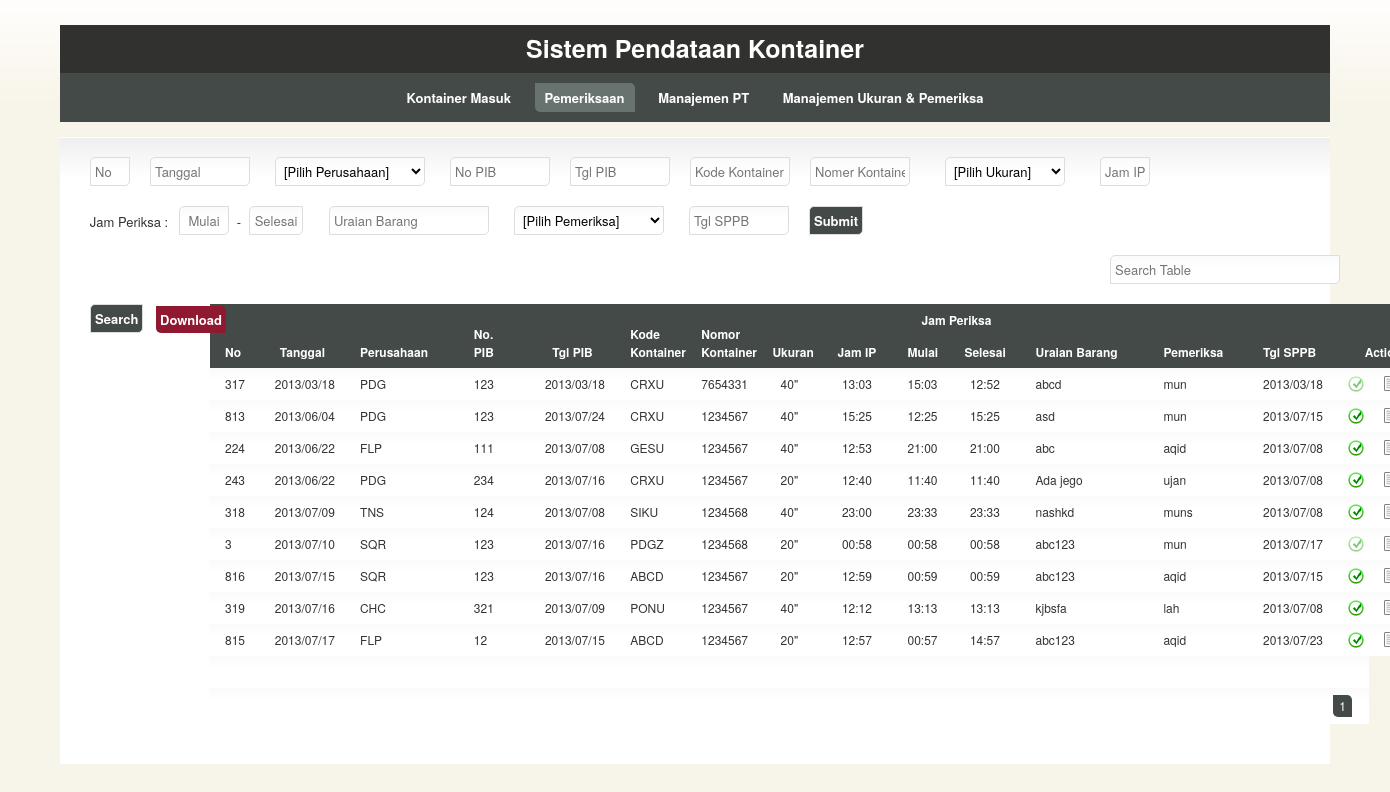
The page /index.php/pemeriksaan on the database its author committed.
### tables this page shows
CREATE TABLE IF NOT EXISTS `kontainer` (
  `id` int(10) NOT NULL AUTO_INCREMENT,
  `no` int(10) DEFAULT NULL,
  `tanggal` date DEFAULT NULL,
  `perusahaan` varchar(100) DEFAULT NULL,
  `kode` varchar(50) DEFAULT NULL,
  `nomor` varchar(50) DEFAULT NULL,
  `ukuran` varchar(50) DEFAULT NULL,
  `status` int(10) NOT NULL DEFAULT '0',
  `no_pib` varchar(50) DEFAULT NULL,
  `tgl_pib` date DEFAULT NULL,
  `jam_ip` time DEFAULT NULL,
  `jam_periksa_st` time DEFAULT NULL,
  `jam_periksa_en` time DEFAULT NULL,
  `uraian` varchar(50) DEFAULT NULL,
  `pemeriksa` varchar(50) DEFAULT NULL,
  `tgl_sppb` date DEFAULT NULL,
  `tgl_ip` date DEFAULT NULL,
  PRIMARY KEY (`id`)
);

### application/controllers/pemeriksaan.php (called while the page is built, shortened)
<?php if ( ! defined('BASEPATH')) exit('No direct script access allowed');
class Pemeriksaan extends CI_Controller
{
	function __construct()
	{
		$this->load->model('pemeriksaan_model', 'pemeriksaan', true);
		$this->load->model('perusahaan_model', 'perusahaan', true);
		$this->load->model('ukuran_model', 'ukuran', true);
		$this->load->model('pemeriksa_model', 'pemeriksa', true);
	}
	function index()
	{
		$data['rows'] = $this->pemeriksaan->get_rows(0, 30);
		$data['list_perusahaan'] = $this->perusahaan->get_all_perusahaan();
		$data['list_ukuran'] = $this->ukuran->get_all_ukuran();
		$data['list_pemeriksa'] = $this->pemeriksa->get_all_pemeriksa();
		$data['maxpage'] = $this->pemeriksaan->get_max_page();
		$data['page'] = 1;
		$this->load->view('pemeriksaan_view', $data);
	}
}

### index.php (called while the page is built, shortened)
<?php
require_once BASEPATH.'core/CodeIgniter.php';

### application/models/pemeriksaan_model.php (called while the page is built, shortened)
<?php if ( ! defined('BASEPATH')) exit('No direct script access allowed');
class Pemeriksaan_model extends CI_Model
{
	function get_rows($start, $limit)
	{
		$kueri = "SELECT * FROM kontainer WHERE status >= 1 ORDER BY tanggal,no LIMIT $start, $limit";
		$ret = $this->db->query($kueri)->result_array();
		return $ret;
	}
}

### application/views/pemeriksaan_view.php (the view, shortened to what this page needs)
<!DOCTYPE html>
<html lang="en">
	<head>
		<link rel="stylesheet" href="<?=base_url();?>application/css/960.css" type="text/css" media="screen" charset="utf-8"/>
		<link rel="stylesheet" href="<?=base_url();?>application/css/template.css" type="text/css" media="screen" charset="utf-8"/>
		<link rel="stylesheet" href="<?=base_url();?>application/css/colour.css" type="text/css" media="screen" charset="utf-8"/>
 		<link rel="stylesheet" href="<?=base_url();?>application/js/jqtp_latest/css/jqtp.css" type="text/css"/>
		<link rel="stylesheet" href="<?=base_url();?>application/js/jqtp_latest/css/jqpopup.css" type="text/css">
	</head>
	<body>
		<header id="header">
		</header>
		<section id="section">
			<div id="content" class="container_16 clearfix">
				<form method="post" action="<?=site_url('pemeriksaan/entry')?>">
					<div class="grid_1"><p>
						<input name="no" type="text" placeholder="No"/>
					</p></div>
					<div class="grid_2"><p>
						<input name="tanggal" type="text" id="datepicker" placeholder="Tanggal" pattern="((19|20)\d\d[/]0[1-9]|1[012])[/](0[1-9]|[12][0-9]|3[01])" required/>
					</p></div>
					<div class="grid_4"><p>
						<select name="perusahaan" required>
							<option value='-'>[Pilih Perusahaan]</option>
							<?php
							foreach($list_perusahaan as $perusahaan){
								extract($perusahaan);
								echo "<option value='$kode'>$kode</option>";
							}
							?>
						</select>
					</p></div>
					<div class="grid_2"><p>
						<input name="no_pib" type="text" placeholder="No PIB" required/>
					</p></div>
					<div class="grid_2"><p>
						<input name="tgl_pib" type="text" id="datepicker2" placeholder="Tgl PIB" required/>
					</p></div>
					<div class="grid_2"><p>
						<input name="kode" type="text" placeholder="Kode Kontainer" required/>
					</p></div>
					<div class="grid_2"><p>
						<input name="nomor" type="text" placeholder="Nomer Kontainer" required/>
					</p></div>
					<div class="grid_3"><p>
						<select name="ukuran">
							<option value='-'>[Pilih Ukuran]</option>
							<?php
							foreach($list_ukuran as $ukuran){
								extract($ukuran);
								echo "<option value='$ukuran'>$ukuran</option>";
							}
							?>
						</select>
					</p></div>
					<div class="grid_2"><p>
						<input name="jam_ip" type="text" placeholder="Jam IP" id="jam_ip" required style="width:40px;float:left;text-align:center;"/>
					</p></div>
					<div class="grid_2" style="padding-top:6px;margin-left:-1px;">Jam Periksa :</div>
					<div class="grid_2"><p>
						<input name="jam_periksa_st" type="text" placeholder="Mulai" id="jam_periksa_st" required style="width:40px;margin-left:-20px;float:left;text-align:center;"/>
					</p></div>
					<div class="grid_1" style="padding-top:6px;margin-left:-90px;">-</div>
					<div class="grid_1"><p>
						<input name="jam_periksa_en" type="text" placeholder="Selesai" id="jam_periksa_en" required style="width:44px;margin-left:-70px;float:left;text-align:center;"/>
					</p></div>
					<div class="grid_3" style="margin-left:-40px;"><p>
						<input name="uraian" type="text" placeholder="Uraian Barang" required/>
					</p></div>
					<div class="grid_4" style="margin-left:20px;"><p>
						<select name="pemeriksa">
							<option value='-'>[Pilih Pemeriksa]</option>
							<?php
							foreach($list_pemeriksa as $pemeriksa){
								extract($pemeriksa);
								echo "<option value='$nama'>$nama</option>";
							}
							?>
						</select>
					</p></div>
					<div class="grid_2"><p>
						<input name="tgl_sppb" type="text" id="datepicker3" placeholder="Tgl SPPB" required/>
					</p></div>
					<div class="grid_1"><p>
						<input type="submit" value="Submit"/>
					</p></div>
				</form>
				<div class="grid_16">
					<p>&nbsp;</p>
				</div>
				<div class="grid_1" style="margin-left:10px;">
					<p>&nbsp;</p>
				</div>
				<form method='POST' action='<?=base_url();?>pemeriksaan/search'>
					<div class="grid_5">
						<p>
							<input type="text" name='search' placeholder="Search Table"/>
						</p>
					</div>
					<div class="grid_1">
						<p>
							<input type="submit" value="Search" />
						</p>
					</div>
				</form>
				<div class="grid_1">
					<p>
						<?php
						$download_url = base_url()."pemeriksaan/download_xls";
						?>
						<a href='<?=$download_url;?>' class='error'>Download</a>
					</p>
				</div>
				<div class="grid_16">
					<table id="dataList2" clas="tablesorter">
						<colgroup>
							<col class="colA" style="width:35px; word-wrap:break-word;"/>
							<col class="colB" style="width:60px; word-wrap:break-word;"/>
							<col class="colC" style="width:80px; word-wrap:break-word;"/>
							<col class="colD" style="width:50px; word-wrap:break-word;"/>
							<col class="colE" style="width:60px; word-wrap:break-word;"/>
							<col class="colF" style="width:50px; word-wrap:break-word;"/>
							<col class="colG" style="width:50px; word-wrap:break-word;"/>
							<col class="colH" style="width:45px; word-wrap:break-word;"/>
							<col class="colI" style="width:50px; word-wrap:break-word;"/>
							<col class="colJ" style="width:40px; word-wrap:break-word;"/>
							<col class="colK" style="width:50px; word-wrap:break-word;"/>
							<col class="colL" style="width:90px; word-wrap:break-word;"/>
							<col class="colM" style="width:70px; word-wrap:break-word;"/>
							<col class="colN" style="width:60px; word-wrap:break-word;"/>
							<col class="colO" style="width:25px; word-wrap:break-word;"/>
							<col class="colP" style="width:25px; word-wrap:break-word;"/>
							<col class="colQ" style="width:25px; word-wrap:break-word;"/>
						</colgroup>
						<thead>
							<tr>
								<th rowspan="2">No</th>
								<th class='center' rowspan="2">Tanggal</th>
								<th rowspan="2">Perusahaan</th>
								<th rowspan="2">No. PIB</th>
								<th class='center' rowspan="2">Tgl PIB</th>
								<th rowspan="2">Kode Kontainer</th>
								<th rowspan="2">Nomor Kontainer</th>
								<th class='center' rowspan="2">Ukuran</th>
								<th class='center' rowspan="2">Jam IP</th>
								<th class='center' colspan="2">Jam Periksa</th>
								<th rowspan="2">Uraian Barang</th>
								<th rowspan="2">Pemeriksa</th>
								<th rowspan="2">Tgl SPPB</th>
								<th class='center' colspan="3" width="10%" rowspan="2">Actions</th>
							</tr>
							<tr>
								<th class="center">Mulai</th>
								<th class="center">Selesai</th>
							</tr>
						</thead>
						<tbody>
							<?php
							foreach($rows as $row){
								extract($row);
								$tanggal = str_replace("-", "/", $tanggal);
								$tgl_pib = str_replace("-", "/", $tgl_pib);
								$tgl_sppb = str_replace("-", "/", $tgl_sppb);
								$jam_ip = substr($jam_ip, 0, strlen($jam_ip)-3);
								$jam_periksa_st = substr($jam_periksa_st, 0, strlen($jam_periksa_st)-3);
								$jam_periksa_en = substr($jam_periksa_en, 0, strlen($jam_periksa_en)-3);
								echo "
									<tr>
										<td id='col_no_$no' style='text-align:left;'>$no</td>
										<td id='col_tanggal_$no' class='center'>$tanggal</td>
										<td id='col_perusahaan_$no'>$perusahaan</td>
										<td id='col_no_pib_$no'>$no_pib</td>
										<td id='col_tgl_pib_$no' class='center'>$tgl_pib</td>
										<td id='col_kode_$no'>$kode</td>
										<td id='col_nomor_$no'>$nomor</td>
										<td id='col_ukuran_$no' class='center'>$ukuran</td>
										<td id='col_jam_ip_$no' class='center'>$jam_ip</td>
										<td id='col_jam_periksa_st_$no' class='center'>$jam_periksa_st</td>
										<td id='col_jam_periksa_en_$no' class='center'>$jam_periksa_en</td>
										<td id='col_uraian_$no'>$uraian</td>
										<td id='col_pemeriksa_$no'>$pemeriksa</td>
										<td id='col_tgl_sppb_$no'>$tgl_sppb</td>
										<td id='col_sppb_$no' class='center'>";
				if($status == '1') echo 	"<a href='#' onclick=\"sppb_submit('$no')\" class='sppb' no='$no'></a></td>";
				else echo 					"<a href='#' class='sppbyes'></a></td>";
				echo "					<td id='col_edit_$no' class='center'><a href='#' onclick=\"edit_row('$no')\" class='edit'></a></td>
										<td id='col_delete_$no' class='center'><a href='#' onclick=\"confirm_delete_row('$no')\" class='delete'></a></td>
									</tr>
									<tr style='display:none'>
										<td id='col_status_$no'>$status</td>
									</tr>
								";
							}
							?>
						</tbody>
						<tfoot>
							<tr><td colspan="15">&nbsp;</td><tr>
							<tr>
								<td colspan="15" class="pagination">
									<?php
										$st = $page-4;
										if($st < 1) $st = 1;
										$en = $st + 9;
										if($en > $maxpage){
											$en = $maxpage;
											$st = $en-9;
											if($st < 1) $st = 1;
										}
										for($i = $st; $i <= $en; $i++){
											if($i == $page) echo "<span class='active curved'>$i</span>";
											else{
												if(isset($key)) echo "<a href='".base_url()."pemeriksaan/search?key=$key&page=$i' class='curved'>$i</a>";
												else echo "<a href='".base_url()."pemeriksaan/page/$i' class='curved'>$i</a>";
											}
										}
									?>
								</td>
							</tr>
						</tfoot>
					</table>
				</div>
			</div>
		</section>
	</body>
</html>

### application/css/960.css (style rules this page uses)
html,body,div,span,applet,object,iframe,h1,h2,h3,h4,h5,h6,p,blockquote,pre,a,abbr,acronym,address,big,cite,code,del,dfn,em,font,img,ins,kbd,q,s,samp,small,strike,strong,sub,sup,tt,var,b,u,i,center,dl,dt,dd,ol,ul,li,fieldset,form,label,legend,table,caption,tbody,tfoot,thead,tr,th,td { margin:0;padding:0;border:0;outline:0;font-size:100%;vertical-align:baseline;background:transparent }
body { line-height:1 }
table { border-collapse:collapse;border-spacing:0 }
body, textarea { color:#333;font:13px/1.5 'Helvetica Neue',Arial,'Liberation Sans',FreeSans,sans-serif }
p,dl,hr,h1,h2,h3,h4,h5,h6,ol,ul,pre,table,address,fieldset { margin-bottom:20px }
.grid_1 select,.grid_1 input,.grid_1 textarea { width:30px }
.grid_2 select,.grid_2 input,.grid_2 textarea { width:90px }
.grid_3 select,.grid_3 input,.grid_3 textarea { width:150px }
.grid_3 select { width:120px }
.grid_4 select,.grid_4 input,.grid_4 textarea { width:210px }
.grid_4 select { width:150px }
.grid_5 select,.grid_5 input,.grid_5 textarea { width:220px }
.grid_1, .grid_2, .grid_3, .grid_4, .grid_5, .grid_6, .grid_7, .grid_8, .grid_9, .grid_10, .grid_11, .grid_12, .grid_13, .grid_14, .grid_15, .grid_16 { display: inline; float: left; margin-left: 10px; margin-right: 10px; }
.grid_16 { float:center; }
.container_16 .grid_1, .container_16 .grid_1 .box, .container_16 .grid_1 .ui-state-highlight { width: 40px !important }
.container_16 .grid_2, .container_16 .grid_2 .box, .container_16 .grid_2 .ui-state-highlight { width: 100px !important }
.container_16 .grid_3, .container_16 .grid_3 .box, .container_16 .grid_3 .ui-state-highlight { width: 150px !important }
.container_16 .grid_4, .container_16 .grid_4 .box, .container_16 .grid_4 .ui-state-highlight { width: 160px !important }
.container_16 .grid_5, .container_16 .grid_5 .box, .container_16 .grid_5 .ui-state-highlight { width: 220px !important }
.container_16 .grid_16, .container_16 .grid_16 .box, .container_16 .grid_16 .ui-state-highlight { width: 940px !important }
.clearfix:after { clear: both; content: ' '; display: block; font-size: 0; line-height: 0; visibility: hidden; width: 0; height: 0; }

### application/css/template.css (style rules this page uses)
.center { text-align:center; }
a { text-decoration:none; }
#content { width:1270px; position:relative; margin-left: auto; margin-right: auto; text-align:center; float:center; }
label, #navigation, .error, .success, input[type="submit"], input[type="reset"] { font-weight:bold; }
a.edit, a.trash, a.ip, a.sppb, a.save, a.cancel, a.delete, a.unip, a.sppbyes { padding-left:12px; background-repeat:no-repeat; background-position:left center; }
a { padding:4px; }
table { width:100%; bord }
th, td { padding:7px 15px; text-align:left; }
#header { width:1270px; margin:10px auto 0 auto; padding:5px 30px; text-align:center; }
#section { width:1270px; margin:auto; }
#content { padding:20px; -moz-border-radius-topleft: 10px; -moz-border-radius-bottomright: 10px; }
.curved, #navigation a, #navigation span, .error, .success, .box, .utils a { -moz-border-radius-bottomleft:5px; -moz-border-radius-topright:5px; -webkit-border-bottom-left-radius:5px; -webkit-border-top-right-radius:5px; }
.curved-alt, input, textarea, select, .box, .date td a, .utils a { -moz-border-radius-bottomright:5px; -moz-border-radius-topleft:5px; -webkit-border-bottom-right-radius:5px; -webkit-border-top-left-radius:5px; }
input, textarea, select { border:1px solid; font-family:inherit; font-size:inherit; padding:4px; }
select { padding-top:3px; padding-bottom:3px; }
input[type="submit"], input[type="reset"] { cursor:pointer; width:auto !important; }
.pagination { text-align:right; }
.pagination a, .pagination span { display:inline-block; margin:0 2px; padding:2px 6px; }
#dataList th,td { vertical-align:middle; }
#dataList2 { table-layout:fixed; width:1230px; }
#dataList2 th,td { vertical-align:bottom; font-size:12px; }
#dataList2 th { cursor:pointer; }
a.error { position:relative; top:6px; left:6px; }

### rows shown on the page
kontainer: no "317", tanggal "2013/03/18", perusahaan "PDG", no_pib "123", tgl_pib "2013/03/18", kode "CRXU", nomor "7654331", ukuran "40\"", jam_ip "13:03", jam_periksa_st "15:03", jam_periksa_en "12:52", uraian "abcd", pemeriksa "mun", tgl_sppb "2013/03/18"
kontainer: no "813", tanggal "2013/06/04", perusahaan "PDG", no_pib "123", tgl_pib "2013/07/24", kode "CRXU", nomor "1234567", ukuran "40\"", jam_ip "15:25", jam_periksa_st "12:25", jam_periksa_en "15:25", uraian "asd", pemeriksa "mun", tgl_sppb "2013/07/15"
kontainer: no "224", tanggal "2013/06/22", perusahaan "FLP", no_pib "111", tgl_pib "2013/07/08", kode "GESU", nomor "1234567", ukuran "40\"", jam_ip "12:53", jam_periksa_st "21:00", jam_periksa_en "21:00", uraian "abc", pemeriksa "aqid", tgl_sppb "2013/07/08"
kontainer: no "243", tanggal "2013/06/22", perusahaan "PDG", no_pib "234", tgl_pib "2013/07/16", kode "CRXU", nomor "1234567", ukuran "20\"", jam_ip "12:40", jam_periksa_st "11:40", jam_periksa_en "11:40", uraian "Ada jego", pemeriksa "ujan", tgl_sppb "2013/07/08"
kontainer: no "318", tanggal "2013/07/09", perusahaan "TNS", no_pib "124", tgl_pib "2013/07/08", kode "SIKU", nomor "1234568", ukuran "40\"", jam_ip "23:00", jam_periksa_st "23:33", jam_periksa_en "23:33", uraian "nashkd", pemeriksa "muns", tgl_sppb "2013/07/08"
kontainer: no "3", tanggal "2013/07/10", perusahaan "SQR", no_pib "123", tgl_pib "2013/07/16", kode "PDGZ", nomor "1234568", ukuran "20\"", jam_ip "00:58", jam_periksa_st "00:58", jam_periksa_en "00:58", uraian "abc123", pemeriksa "mun", tgl_sppb "2013/07/17"
kontainer: no "816", tanggal "2013/07/15", perusahaan "SQR", no_pib "123", tgl_pib "2013/07/16", kode "ABCD", nomor "1234567", ukuran "20\"", jam_ip "12:59", jam_periksa_st "00:59", jam_periksa_en "00:59", uraian "abc123", pemeriksa "aqid", tgl_sppb "2013/07/15"
kontainer: no "319", tanggal "2013/07/16", perusahaan "CHC", no_pib "321", tgl_pib "2013/07/09", kode "PONU", nomor "1234567", ukuran "40\"", jam_ip "12:12", jam_periksa_st "13:13", jam_periksa_en "13:13", uraian "kjbsfa", pemeriksa "lah", tgl_sppb "2013/07/08"
kontainer: no "815", tanggal "2013/07/17", perusahaan "FLP", no_pib "12", tgl_pib "2013/07/15", kode "ABCD", nomor "1234567", ukuran "20\"", jam_ip "12:57", jam_periksa_st "00:57", jam_periksa_en "14:57", uraian "abc123", pemeriksa "aqid", tgl_sppb "2013/07/23"
